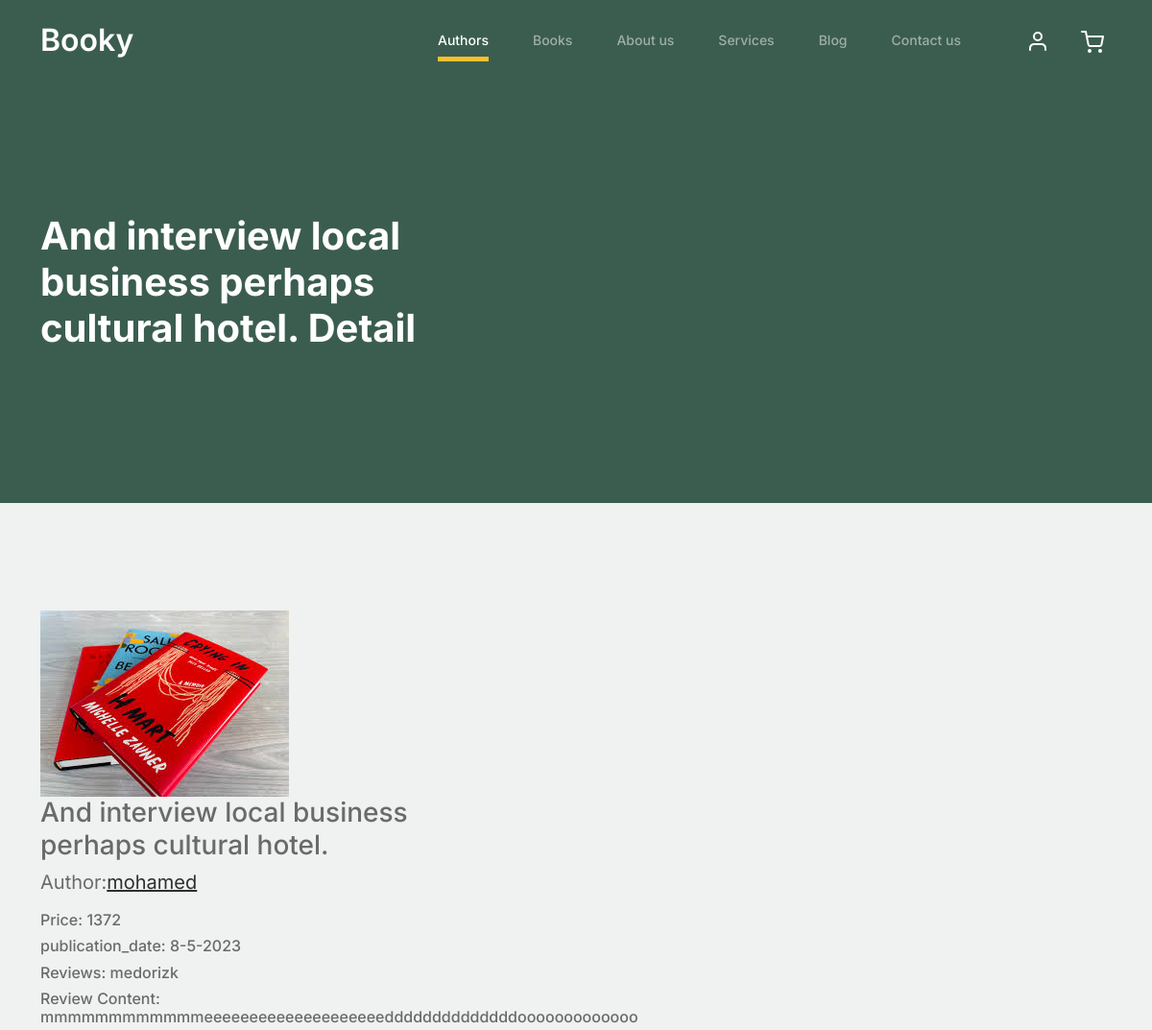
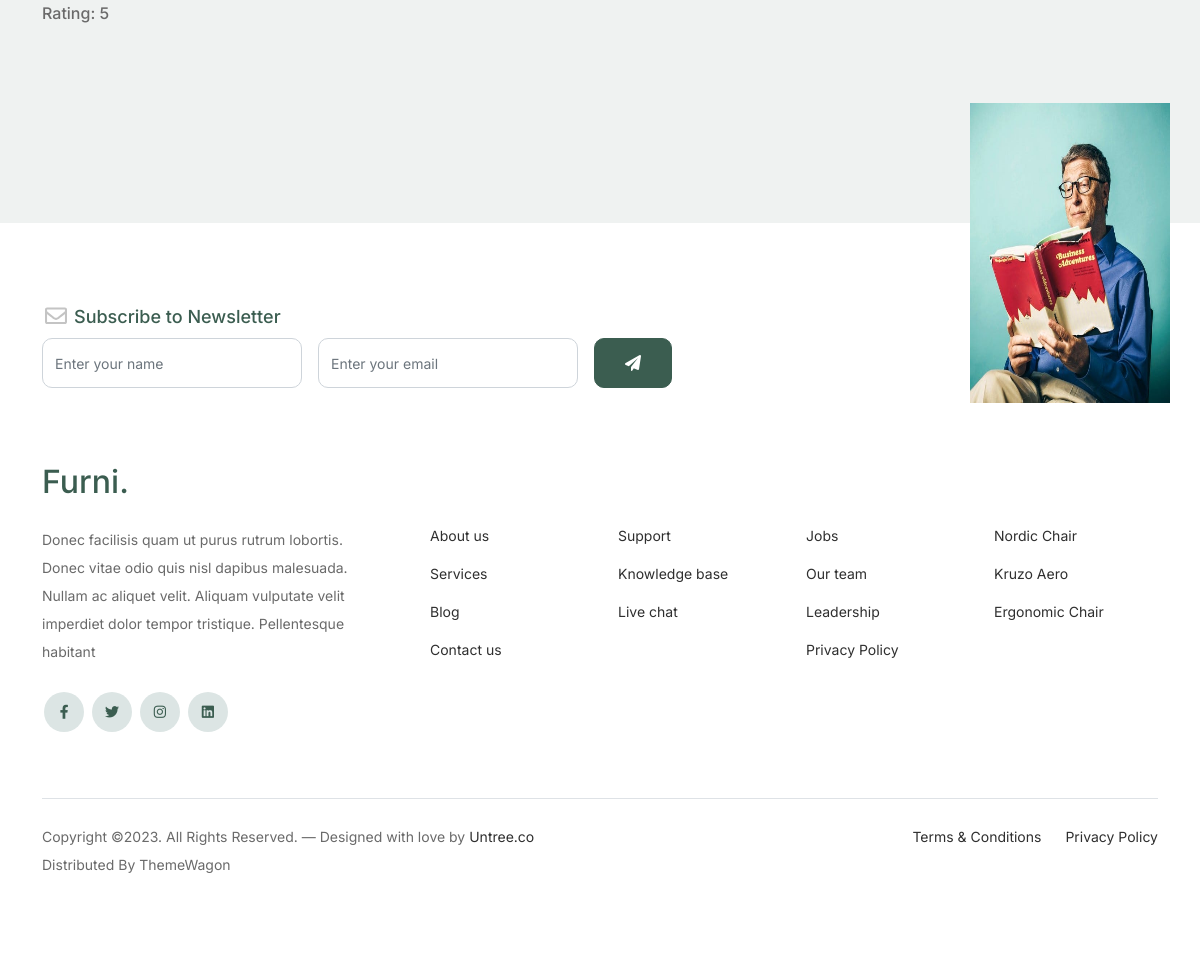
The page /authors/books/and-interview-local-business-perhaps-cultural-hotel on the database its author committed (2 pictures, top to bottom).
### library/models.py (models this page shows, shortened)
class Book(models.Model):
    title =models.CharField(max_length=100)
    author=models.ForeignKey('Author',on_delete=models.CASCADE,related_name='book_author')
    publication_date=models.DateTimeField(default=timezone.now)
    price=models.IntegerField(null=True,blank=True)
    logo=models.ImageField(upload_to='books')
    review = models.ForeignKey('Review', on_delete=models.CASCADE,related_name='book_review')
    slug=models.SlugField(null=True,blank=True)
    def __str__(self):
        return self.title

class Author(models.Model):
    name=models.CharField(max_length=50)
    birth_date=models.DateField()
    biography=models.TextField(max_length=1000)
    image = models.ImageField(upload_to='image', default='1.jpg')
    slug=models.SlugField(null=True,blank=True)
    books = models.ForeignKey('Book', on_delete=models.CASCADE, related_name='author_books')
    def __str__(self):
        return self.name

class Review(models.Model):
    reviewer_name= models.CharField(max_length=50)
    content =models.TextField(max_length=1000)
    rating_choices = [(i, str(i)) for i in range(6)]  # Choices from 0 to 5
    rating = models.IntegerField(choices=rating_choices, default=0)
    def __str__(self):
        return self.reviewer_name

### library/views.py (the view)
# urls.py: path('books/<slug:slug>', book_detail),
def book_detail(request,slug):
    book=Book.objects.get(slug=slug)
    return render(request,'library/book_detail.html',{'book':book})

### library/templates/library/book_detail.html (shortened to what this page needs)
{% extends 'base.html' %}
{% block body %}
{% load static %}
<body>
    <nav class="custom-navbar navbar navbar navbar-expand-md navbar-dark bg-dark" arial-label="Furni navigation bar">
    </nav>
			<div class="hero">
				<div class="container">
					<div class="row justify-content-between">
						<div class="col-lg-5">
							<div class="intro-excerpt">
								<h1>{{book}} Detail</h1>
							</div>
						</div>
						<div class="col-lg-7">
						</div>
					</div>
				</div>
			</div>
    <div class="untree_co-section product-detail-section before-footer-section">
        <div class="container">
            <div class="row">
                <div class="col-12 col-md-5">
                    <div class="product-detail">
                        <a href="#"><img src="{{book.logo.url}}" alt=""></a>
                        <h3 class="product-title">{{book.title}}</h3>
                        <p style="font-size: 20px;">Author:<a href="/authors/{{book.author}}">{{book.author}}</a></p>
                        <h6 class="product-price">Price: {{book.price}}</h6>
                        <h6 class="publication_date">publication_date: {{book.publication_date|date:"j-n-o"}}</h6>
                        <h6 class="product-review">Reviews: {{book.review}}</h6>
                        <h6 class="product-review">Review Content: {{book.review.content}}</h6>
                        <h6 class="product-review">Rating: {{book.review.rating}}</h6>
                    </div>
                </div>
                    </div>
                </div>
            </div>
{% endblock body %}

### static/css/style.css (style rules this page uses)
body { overflow-x: hidden; position: relative; }
body { font-family: "Inter", sans-serif; font-weight: 400; line-height: 28px; color: #6a6a6a; font-size: 14px; background-color: #eff2f1; }
a { text-decoration: none; -webkit-transition: .3s all ease; -o-transition: .3s all ease; transition: .3s all ease; color: #2f2f2f; text-decoration: underline; }
.custom-navbar { background: #3b5d50 !important; padding-top: 20px; padding-bottom: 20px; }
.hero { background: #3b5d50; padding: calc(4rem - 30px) 0 0rem 0; }
@media (min-width: 768px) { .hero { padding: calc(4rem - 30px) 0 4rem 0; } }
@media (min-width: 992px) { .hero { padding: calc(8rem - 30px) 0 8rem 0; } }
.hero .intro-excerpt { position: relative; z-index: 4; }
@media (min-width: 992px) { .hero .intro-excerpt { max-width: 450px; } }
.hero h1 { font-weight: 700; color: #ffffff; margin-bottom: 30px; }
.before-footer-section { padding: 7rem 0 12rem 0 !important; }
.untree_co-section { padding: 7rem 0; }

### rows shown on the page
Book: title "And interview local business perhaps cultural hotel.", logo (picture), author "mohamed", price "1372", publication_date "8-5-2023", review "medorizk", review.content "mmmmmmmmmmmmeeeeeeeeeeeeeeeeeeeeddddddddddddddooooooooooooo", review.rating "5"
